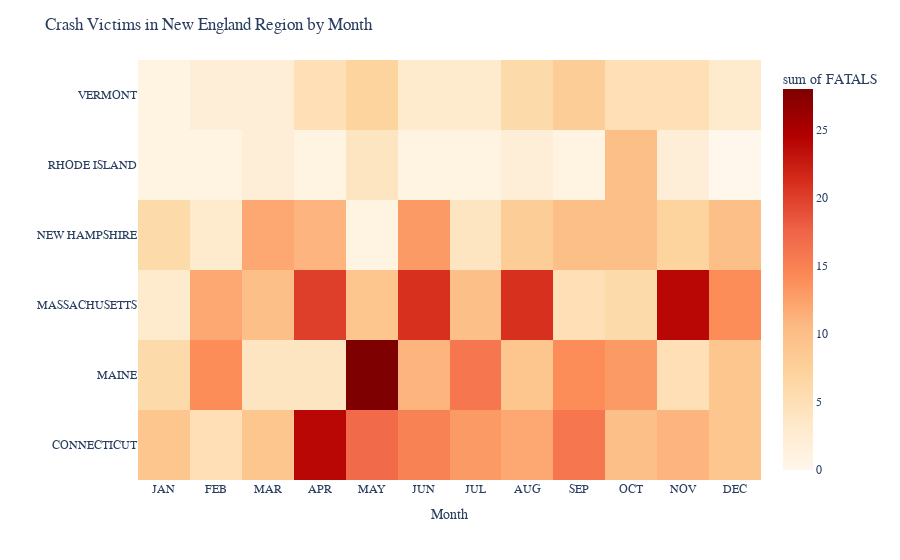

Notebook code cell kept with this figure:
### Code cell
# Creating Heatmap of Fatalities in New England
fig5 = px.density_heatmap(group_df15, x='CRASH_MONTH', y='STATENAME',z="FATALS",
                         color_continuous_scale="OrRd"
                         )
# Updating the font size, title and other properties
fig5.update_layout(
    font=dict(
        family="Arial",
        size=12        
    ),
    # Updating Xaxis labels to represent the Day of the week
    xaxis = dict(
        tickmode = 'array',
        tickvals = ['01','02','03','04','05','06','07','08','09','10','11','12'],
        ticktext = ['JAN','FEB','MAR','APR','MAY','JUN','JUL','AUG','SEP','OCT','NOV','DEC']
    ),
    title='Crash Victims in New England Region by Month',
    legend_title="",
    xaxis_title="Month",
    yaxis_title="",
    )
fig5

### Figure 1 — Plotly figure (JSON) as saved in the notebook; plotly's stock layout.template omitted (floating-point values rounded to 4 significant figures)
{"data": [{"coloraxis": "coloraxis", "histfunc": "sum", "hovertemplate": "CRASH_MONTH=%{x}<br>STATENAME=%{y}<br>sum of FATALS=%{z}<extra></extra>", "name": "", "type": "histogram2d", "x": ["01", "02", "03", "04", "05", "06", "07", "08", "09", "10", "11", "12", "01", "02", "03", "04", "05", "06", "07", "08", "09", "10", "11", "12", "01", "02", "03", "04", "05", "06", "07", "08", "09", "10", "11", "12", "01", "02", "03", "04", "05", "06", "07", "08", "09", "10", "11", "12", "01", "02", "03", "04", "05", "06", "07", "08", "09", "10", "11", "01", "02", "03", "04", "05", "06", "07", "08", "09", "10", "11", "12"], "xaxis": "x", "xbingroup": "x", "y": ["CONNECTICUT", "CONNECTICUT", "CONNECTICUT", "CONNECTICUT", "CONNECTICUT", "CONNECTICUT", "CONNECTICUT", "CONNECTICUT", "CONNECTICUT", "CONNECTICUT", "CONNECTICUT", "CONNECTICUT", "MAINE", "MAINE", "MAINE", "MAINE", "MAINE", "MAINE", "MAINE", "MAINE", "MAINE", "MAINE", "MAINE", "MAINE", "MASSACHUSETTS", "MASSACHUSETTS", "MASSACHUSETTS", "MASSACHUSETTS", "MASSACHUSETTS", "MASSACHUSETTS", "MASSACHUSETTS", "MASSACHUSETTS", "MASSACHUSETTS", "MASSACHUSETTS", "MASSACHUSETTS", "MASSACHUSETTS", "NEW HAMPSHIRE", "NEW HAMPSHIRE", "NEW HAMPSHIRE", "NEW HAMPSHIRE", "NEW HAMPSHIRE", "NEW HAMPSHIRE", "NEW HAMPSHIRE", "NEW HAMPSHIRE", "NEW HAMPSHIRE", "NEW HAMPSHIRE", "NEW HAMPSHIRE", "NEW HAMPSHIRE", "RHODE ISLAND", "RHODE ISLAND", "RHODE ISLAND", "RHODE ISLAND", "RHODE ISLAND", "RHODE ISLAND", "RHODE ISLAND", "RHODE ISLAND", "RHODE ISLAND", "RHODE ISLAND", "RHODE ISLAND", "VERMONT", "VERMONT", "VERMONT", "VERMONT", "VERMONT", "VERMONT", "VERMONT", "VERMONT", "VERMONT", "VERMONT", "VERMONT", "VERMONT"], "yaxis": "y", "ybingroup": "y", "z": [9, 5, 9, 24, 17, 15, 13, 12, 16, 10, 11, 9, 6, 14, 4, 4, 28, 11, 16, 9, 14, 13, 5, 9, 3, 12, 10, 20, 9, 21, 10, 21, 5, 6, 24, 14, 6, 3, 12, 11, 1, 13, 4, 8, 10, 10, 7, 10, 1, 1, 2, 1, 4, 1, 1, 2, 1, 10, 2, 1, 2, 2, 5, 7, 3, 3, 6, 8, 5, 5, 3]}], "layout": {"coloraxis": {"colorbar": {"title": {"text": "sum of FATALS"}}, "colorscale": [[0, "rgb(255,247,236)"], [0.125, "rgb(254,232,200)"], [0.25, "rgb(253,212,158)"], [0.375, "rgb(253,187,132)"], [0.5, "rgb(252,141,89)"], [0.625, "rgb(239,101,72)"], [0.75, "rgb(215,48,31)"], [0.875, "rgb(179,0,0)"], [1, "rgb(127,0,0)"]]}, "font": {"family": "Arial", "size": 12}, "legend": {"title": {"text": ""}, "tracegroupgap": 0}, "margin": {"t": 60}, "title": {"text": "Crash Victims in New England Region by Month"}, "xaxis": {"anchor": "y", "domain": [0, 1], "tickmode": "array", "ticktext": ["JAN", "FEB", "MAR", "APR", "MAY", "JUN", "JUL", "AUG", "SEP", "OCT", "NOV", "DEC"], "tickvals": ["01", "02", "03", "04", "05", "06", "07", "08", "09", "10", "11", "12"], "title": {"text": "Month"}}, "yaxis": {"anchor": "x", "domain": [0, 1], "title": {"text": ""}}}}
